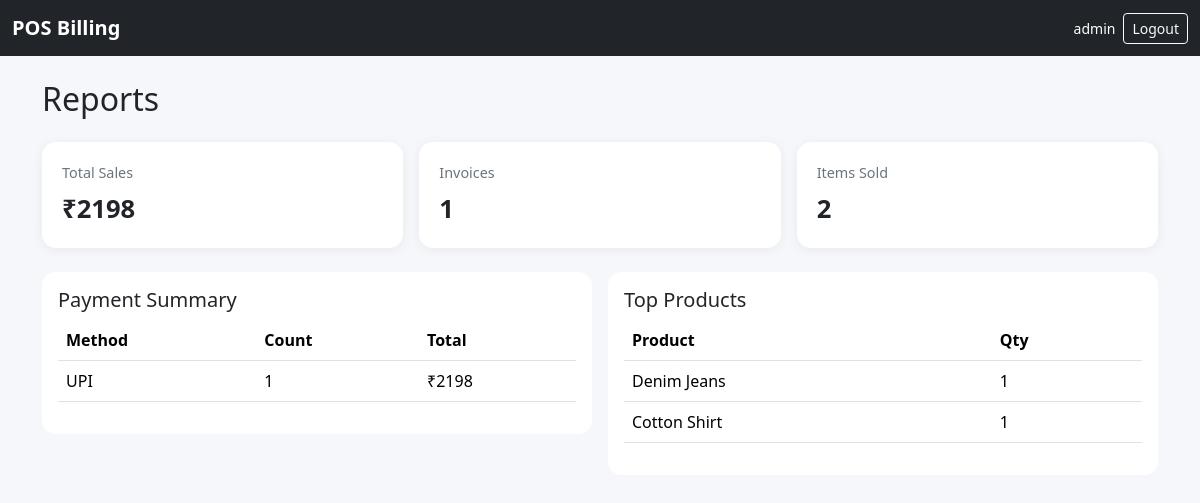
The app's page /reports/ (signed in) with its own data.
### pos/models.py (models this page shows, shortened)
class Sale(models.Model):
    PAYMENT_CHOICES = [
        ("CASH", "Cash"),
        ("UPI", "UPI"),
        ("CARD", "Card"),
    ]
    invoice_no = models.CharField(max_length=30, unique=True)
    staff = models.ForeignKey(User, on_delete=models.PROTECT)
    subtotal = models.DecimalField(max_digits=12, decimal_places=2, default=0)
    discount = models.DecimalField(max_digits=12, decimal_places=2, default=0)
    tax = models.DecimalField(max_digits=12, decimal_places=2, default=0)
    total = models.DecimalField(max_digits=12, decimal_places=2, default=0)
    payment_method = models.CharField(max_length=10, choices=PAYMENT_CHOICES, default="CASH")
    created_at = models.DateTimeField(auto_now_add=True)

class Product(models.Model):
    name = models.CharField(max_length=200)
    sku = models.CharField(max_length=50, unique=True)
    category = models.CharField(max_length=100, blank=True)
    size = models.CharField(max_length=50, blank=True)
    color = models.CharField(max_length=50, blank=True)
    price = models.DecimalField(max_digits=12, decimal_places=2)
    stock = models.PositiveIntegerField(default=0)
    supplier = models.ForeignKey(Supplier, null=True, blank=True, on_delete=models.SET_NULL)
    active = models.BooleanField(default=True)
    created_at = models.DateTimeField(auto_now_add=True)

### pos/views.py (the view)
# urls.py: path("reports/", views.reports, name="reports"),
@admin_required
def reports(request):
    sales = Sale.objects.all()
    context = {
        "total_sales": sales.aggregate(v=Sum("total"))["v"] or Decimal("0"),
        "invoice_count": sales.count(),
        "items_sold": SaleItem.objects.aggregate(v=Sum("quantity"))["v"] or 0,
        "payment_summary": sales.values("payment_method").annotate(total=Sum("total"), count=Count("id")).order_by("-total"),
        "top_products": SaleItem.objects.values("product__name").annotate(qty=Sum("quantity")).order_by("-qty")[:10],
    }
    return render(request, "admin/reports.html", context)

### pos/views.py (called while the page is built)
def is_admin(user):
    return user.is_superuser or (
        hasattr(user, "staff_profile") and user.staff_profile.role == "ADMIN"
    )

def admin_required(view):
    @wraps(view)
    @login_required
    def wrapper(request, *args, **kwargs):
        if not is_admin(request.user):
            messages.error(request, "Admin access required.")
            return redirect("billing")
        return view(request, *args, **kwargs)
    return wrapper

### templates/admin/reports.html (shortened to what this page needs)
{% extends 'base.html' %}
{% block content %}
<div class="container py-4"><h2>Reports</h2>
<div class="row g-3 my-2"><div class="col-md-4"><div class="stat"><span>Total Sales</span><strong>₹{{ total_sales }}</strong></div></div><div class="col-md-4"><div class="stat"><span>Invoices</span><strong>{{ invoice_count }}</strong></div></div><div class="col-md-4"><div class="stat"><span>Items Sold</span><strong>{{ items_sold }}</strong></div></div></div>
<div class="row g-3 mt-1"><div class="col-md-6"><div class="card"><div class="card-body"><h5>Payment Summary</h5><table class="table"><tr><th>Method</th><th>Count</th><th>Total</th></tr>{% for p in payment_summary %}<tr><td>{{ p.payment_method }}</td><td>{{ p.count }}</td><td>₹{{ p.total }}</td></tr>{% endfor %}</table></div></div></div>
<div class="col-md-6"><div class="card"><div class="card-body"><h5>Top Products</h5><table class="table"><tr><th>Product</th><th>Qty</th></tr>{% for p in top_products %}<tr><td>{{ p.product__name }}</td><td>{{ p.qty }}</td></tr>{% endfor %}</table></div></div></div></div>
</div>
{% endblock %}

### templates/base.html (shortened to what this page needs)
{% load static %}
<!doctype html>
<html lang="en">
<head>
<link href="https://cdn.jsdelivr.net/npm/bootstrap@5.3.3/dist/css/bootstrap.min.css" rel="stylesheet">
<link rel="stylesheet" href="{% static 'css/app.css' %}">
</head>
<body>
<nav class="navbar navbar-dark bg-dark sticky-top">
  <div class="container-fluid">
    <a class="navbar-brand fw-bold" href="{% if request.user.is_authenticated %}{% url 'dashboard' %}{% else %}/{% endif %}">POS Billing</a>
    {% if request.user.is_authenticated %}
    <div class="d-flex align-items-center gap-2">
      <span class="text-white small">{{ request.user.username }}</span>
      <a class="btn btn-outline-light btn-sm" href="{% url 'logout' %}">Logout</a>
    </div>
    {% endif %}
  </div>
</nav>
{% block content %}{% endblock %}
</body>
</html>

### static/css/app.css (style rules this page uses)
body { background:#f5f7fb; }
.card { border:0; border-radius:14px; }
.stat { background:white; padding:20px; border-radius:14px; box-shadow:0 2px 12px rgba(0,0,0,.06); height:100%; }
.stat span { display:block; color:#6c757d; font-size:.9rem; }
.stat strong { display:block; font-size:1.6rem; margin-top:6px; }

### records on screen
Sale: payment_method "UPI", count "1", total "2198"
Product: product__name "Denim Jeans", qty "1"
Product: product__name "Cotton Shirt", qty "1"

### other values on screen
{{ request.user.username }} "admin"
{{ total_sales }} "2198"
{{ invoice_count }} "1"
{{ items_sold }} "2"
